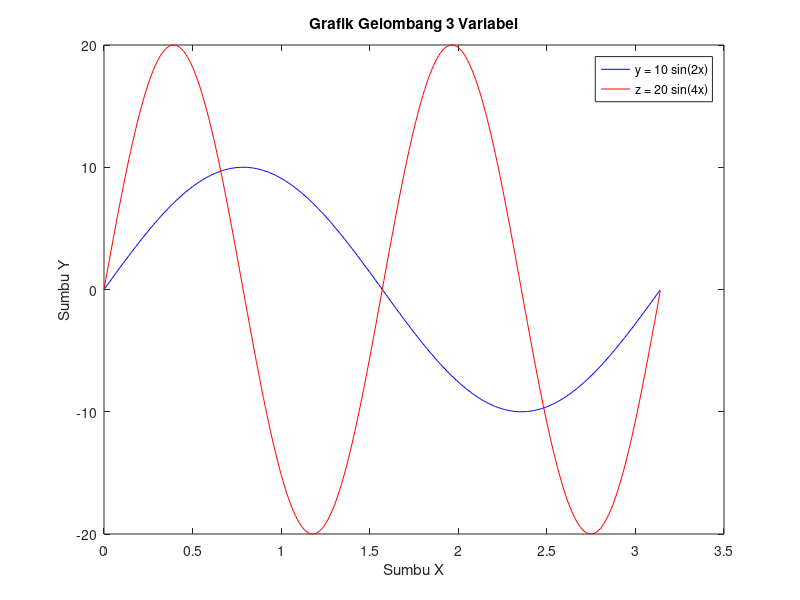

MATLAB code to generate this figure:
x = 0:0.01:1*pi;
y = 10*sin(2*x);
z = 20*sin(4*x);

plot(x,y,'b',x,z,'r');
xlabel('Sumbu X');
ylabel('Sumbu Y');
title('Grafik Gelombang 3 Variabel');
legend('y = 10 sin(2x)', 'z = 20 sin(4x)');
